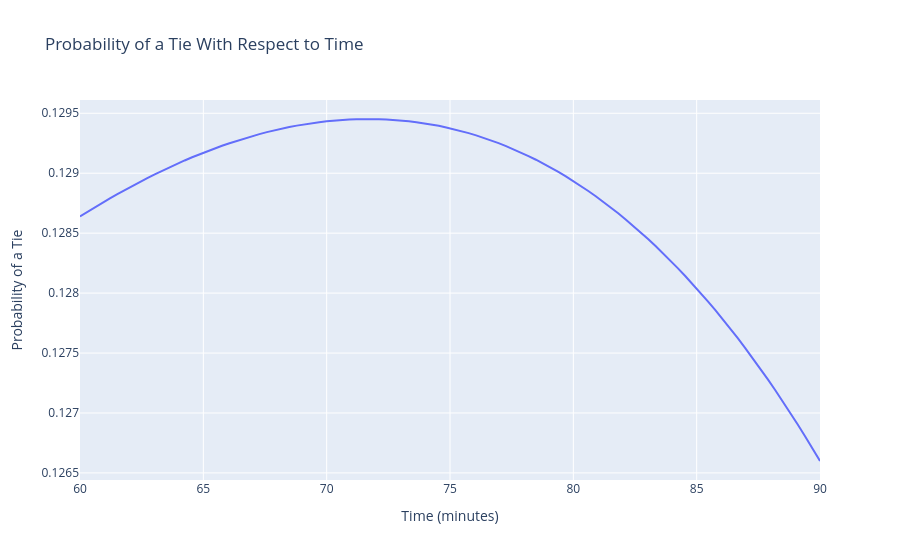

The cell this chart's notebook holds for it:
### Markdown cell above
#### c) Find probability of a tie given A scores once at $t=60$ minutes

### Code cell
import numpy as np
from functions import poisson

lA = 2/90   # scores/min
lB = 1.5/90 # scores/min

b = 14

t_list = np.linspace(0,30,100)

def prob_tie(t,lA,lB,b,T = 90):
    """ 
    Find the probability of a tie with respect to time
    """

    s = 0

    # Calculating time variant lambda
    lA_t = lA*(T-t)/3
    lB_t = lB*(T-t)/3

    for i in range(b):
        s += poisson(lB_t,1)*poisson(lA_t,i)*poisson(lB_t,i)

    return s

p_tie = [prob_tie(t,lA,lB,b) for t in t_list]
t_adjusted = [t + 60 for t in t_list]
plot_2d(p_tie,x=t_adjusted,xlabel='Time (minutes)', ylabel='Probability of a Tie',title='Probability of a Tie With Respect to Time')
